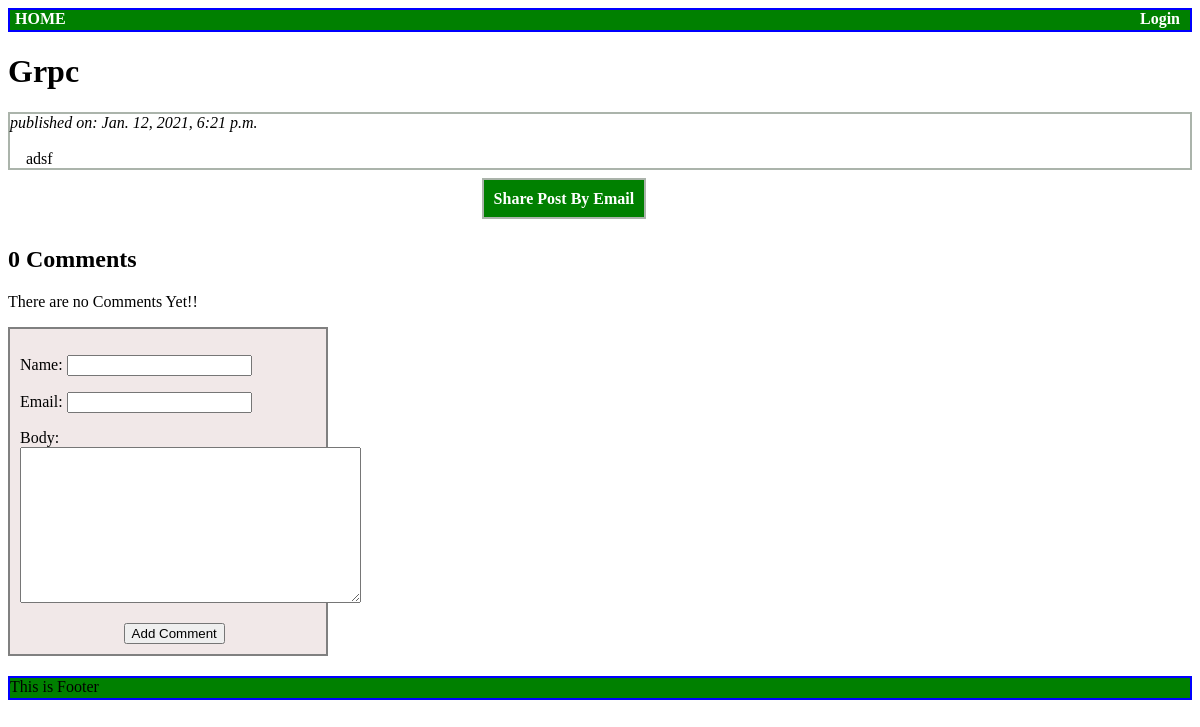
/blog/2021/01/12/grpc/, run on the app's committed database.
### twmblog/models.py (models this page shows, shortened)
class Post(models.Model):
    STATUS_CHOICES = (('draft', 'Draft'), ('published', 'Published'))  # Tuple inside tuple
    title = models.CharField(max_length=256)
    slug = models.SlugField(max_length=264, unique_for_date='publish')  # It is used to build SEO friendly URL
    author = models.ForeignKey(User, related_name='blog_posts', on_delete=models.CASCADE)
    body = models.TextField()
    publish = models.DateTimeField(default=timezone.now)
    created = models.DateTimeField(auto_now_add=True)  # everytime the post object is updated that time is taken
    updated = models.DateTimeField(auto_now=True)  # when save method is called that time is taken
    status = models.CharField(max_length=10, choices=STATUS_CHOICES, default='draft')
    objects = CustomManager()
    tags = TaggableManager(blank=True) # Third party application 'tagging' which is used for tagging purpose i.e we should use Post.tags.all() for this
    class Meta:
        ordering = ('-publish',)

### twmblog/views.py (the view)
# urls.py: re_path('(?P<year>\d{4})/(?P<month>\d{2})/(?P<day>\d{2})/(?P<post>[-\w]+)/$', views.getPostDetail, name='detail'),
def getPostDetail(request, year, month, day, post):
    post = get_object_or_404(Post, slug=post, status='published', publish__year=year, publish__month=month,
                             publish__day=day)
    allComments = post.comments.filter(active=True)
    submitted = False
    if request.method == 'POST':
        form = CommentRequest(request.POST)
        if form.is_valid():
            new_comment = form.save(commit=False)
            new_comment.post = post
            new_comment.save()
            submitted = True
    else:
        form = CommentRequest()
    ctx = {'post': post, 'comments': allComments, 'submitted': submitted, 'form': form}
    return TemplateResponse(request, 'blog/detail.html', ctx)

### twmblog/forms.py
class CommentRequest(forms.ModelForm):
    class Meta:
        model = Comment
        fields = ('name', 'email', 'body')

### twmblog/models.py (called while the page is built)
    def get_queryset(self):
        return super().get_queryset().filter(status='published')

### templates/blog/detail.html (shortened to what this page needs)
<!DOCTYPE html>
{% extends 'blog/common/base.html'%}
{% load static %}
{% block body_part %}
<h1>{{post.title}}</h1>
<div style="border:2px solid #abb4ab;">
    <span><i>published on: {{post.created}}</i></span></br></br>
    &nbsp; &nbsp; {{post.body}}
</div>
<div style="margin-top: 20px; margin-left: 40%;">
    <span style="padding:10px;border:2px solid #abb4ab;background-color:green;text-color: white;">
        <a href="/blog/{{post.id}}/share" style="text-decoration: none;">
            <strong style="color: white; text-decoration: none;">Share Post By Email</strong>
        </a>
    </span>
</div>
<div style="margin-top: 38px;">
    {% with comments.count as number_of_comments %}
       <h2>{{number_of_comments}} Comment{{number_of_comments|pluralize}}</h2>
    {% endwith %}
    {%if comments%}
           {% for next in comments%}
                <div style="border-bottom: 2px solid green; font-size: 20px; width:35%"><i>Comment {{forloop.counter}} by {{next.name}} on {{next.created}}</i></div>
                <div>
                    {{next.body|linebreaks}}
                </div>
            {%endfor%}
        {%else%}
           <p>There are no Comments Yet!!</p>
    {%endif%}
    {% if submitted %}
       <p>Your comment is added successfully.</p>
    {%else%}
        <div class="yms_form">
            <form method="POST">
                {{form.as_p}}
                <input type="submit" value="Add Comment" class="yms_button"/>
            </form>
        </div>
    {%endif%}
</div>
{% endblock %}

### static/css/main.css (style rules this page uses)
.yms_form { margin-top: 10px; border:solid gray 2px; background-color: #f1e8e8; width:25%; padding:10px; }
.yms_button { margin-left: 35%; }

### data on the page
Post: title "Grpc", created "Jan. 12, 2021, 6:21 p.m.", body "adsf"

### other printed values
{{ number_of_comments }} "0"
